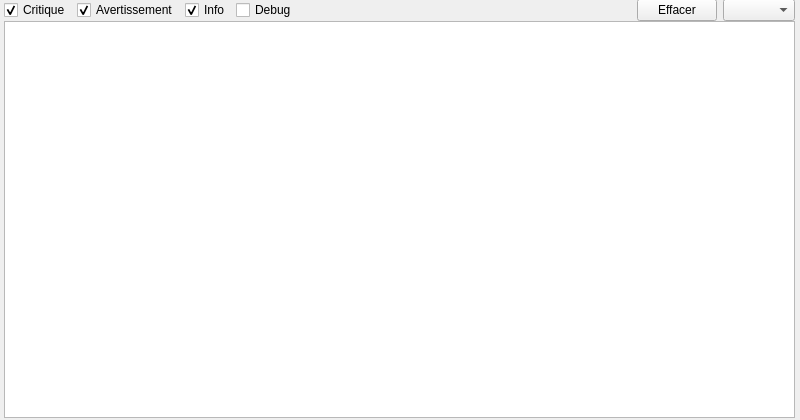
<?xml version="1.0" encoding="UTF-8"?>
<ui version="4.0">
 <class>LogScreen</class>
 <widget class="QWidget" name="LogScreen">
  <property name="geometry">
   <rect>
    <x>0</x>
    <y>0</y>
    <width>800</width>
    <height>420</height>
   </rect>
  </property>
  <property name="sizePolicy">
   <sizepolicy hsizetype="Preferred" vsizetype="Expanding">
    <horstretch>0</horstretch>
    <verstretch>0</verstretch>
   </sizepolicy>
  </property>
  <property name="font">
   <font>
    <family>Arial</family>
   </font>
  </property>
  <property name="windowTitle">
   <string>Form</string>
  </property>
  <widget class="QWidget" name="verticalLayoutWidget">
   <property name="geometry">
    <rect>
     <x>-1</x>
     <y>-1</y>
     <width>801</width>
     <height>421</height>
    </rect>
   </property>
   <layout class="QVBoxLayout" name="verticalLayout">
    <property name="spacing">
     <number>0</number>
    </property>
    <property name="leftMargin">
     <number>5</number>
    </property>
    <property name="rightMargin">
     <number>5</number>
    </property>
    <property name="bottomMargin">
     <number>2</number>
    </property>
    <item>
     <layout class="QHBoxLayout" name="horizontalLayout">
      <property name="spacing">
       <number>6</number>
      </property>
      <item>
       <widget class="QCheckBox" name="critical_CB">
        <property name="text">
         <string>Critique</string>
        </property>
        <property name="checked">
         <bool>true</bool>
        </property>
       </widget>
      </item>
      <item>
       <widget class="QCheckBox" name="warning_CB">
        <property name="text">
         <string>Avertissement</string>
        </property>
        <property name="checked">
         <bool>true</bool>
        </property>
       </widget>
      </item>
      <item>
       <widget class="QCheckBox" name="info_CB">
        <property name="text">
         <string>Info</string>
        </property>
        <property name="checked">
         <bool>true</bool>
        </property>
       </widget>
      </item>
      <item>
       <widget class="QCheckBox" name="debug_CB">
        <property name="text">
         <string>Debug</string>
        </property>
       </widget>
      </item>
      <item>
       <spacer name="horizontalSpacer">
        <property name="orientation">
         <enum>Qt::Horizontal</enum>
        </property>
        <property name="sizeHint" stdset="0">
         <size>
          <width>40</width>
          <height>20</height>
         </size>
        </property>
       </spacer>
      </item>
      <item>
       <widget class="QPushButton" name="clearLogs_PB">
        <property name="text">
         <string>Effacer</string>
        </property>
       </widget>
      </item>
      <item>
       <widget class="QComboBox" name="logDate_CB"/>
      </item>
     </layout>
    </item>
    <item>
     <widget class="QTextEdit" name="logText_TB"/>
    </item>
   </layout>
  </widget>
 </widget>
 <resources/>
 <connections/>
</ui>
